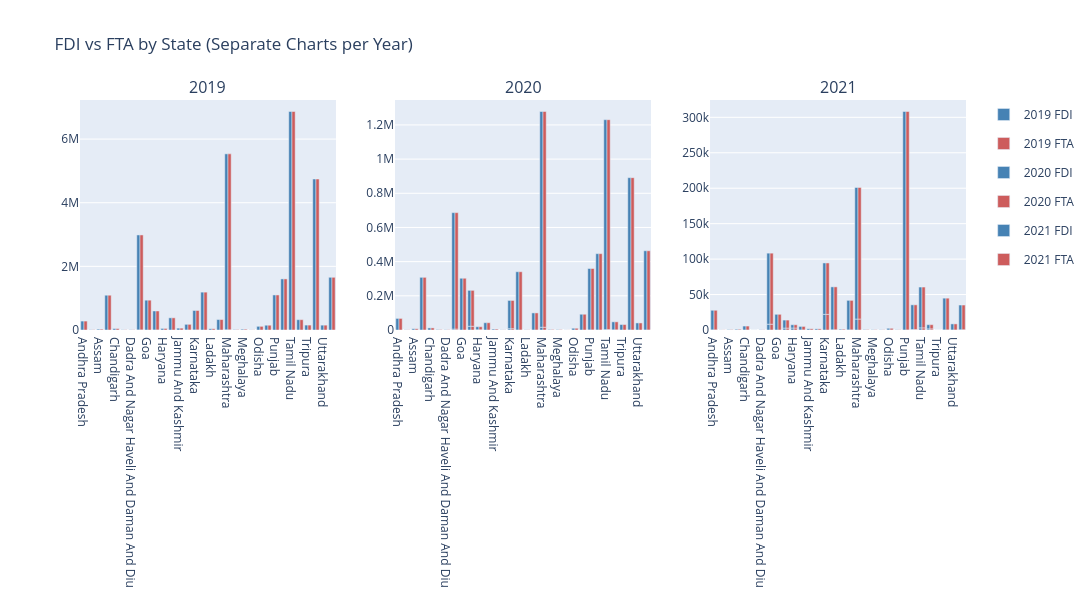

This figure's notebook cell:
### Markdown cell above
### Visualize the FDI-FTA share per State

### Code cell
# create a vizualization of the fdi and fta values for each state (yearly) using plotly express
import pandas as pd
import plotly.express as px
from plotly.subplots import make_subplots
import plotly.graph_objects as go

df = fdi_fta_merged_copy

# Melt into long format
combined = df.melt(
    id_vars=['State/UT'],
    value_vars=['FDI_2019','FDI_2020','FDI_2021','FTA_2019','FTA_2020','FTA_2021'],
    var_name='Indicator',
    value_name='Value'
)

# Extract Year and Type
combined['Year'] = combined['Indicator'].str.extract(r'(\d{4})')
combined['Type'] = combined['Indicator'].str.split('_').str[0]

# Create subplots: one column per year
fig = make_subplots(rows=1, cols=3, subplot_titles=['2019','2020','2021'])

years = ['2019','2020','2021']

for i, year in enumerate(years, start=1):
    subset = combined[combined['Year'] == year]
    # Build grouped bar chart for this year
    fig.add_trace(
        go.Bar(
            x=subset['State/UT'],
            y=subset['Value'],
            name=f"{year} FDI",
            marker_color='steelblue',
            offsetgroup=0,
            legendgroup=f"{year}_FDI"
        ),
        row=1, col=i
    )
    fig.add_trace(
        go.Bar(
            x=subset['State/UT'],
            y=subset['Value'],
            name=f"{year} FTA",
            marker_color='indianred',
            offsetgroup=1,
            legendgroup=f"{year}_FTA"
        ),
        row=1, col=i
    )

fig.update_layout(
    barmode='group',
    title_text='FDI vs FTA by State (Separate Charts per Year)',
    height=600,
    width=1400
)

fig.show()

### Figure 1 — Plotly figure (JSON) as saved in the notebook; plotly's stock layout.template omitted (floating-point values rounded to 4 significant figures)
{"data": [{"legendgroup": "2019_FDI", "marker": {"color": "steelblue"}, "name": "2019 FDI", "offsetgroup": "0", "type": "bar", "x": ["Andhra Pradesh", "Arunachal Pradesh", "Assam", "Bihar", "Chandigarh", "Chhattisgarh", "Dadra And Nagar Haveli And Daman And Diu", "Delhi", "Goa", "Gujarat", "Haryana", "Himachal Pradesh", "Jammu And Kashmir", "Jharkhand", "Karnataka", "Kerala", "Ladakh", "Madhya Pradesh", "Maharashtra", "Manipur", "Meghalaya", "Nagaland", "Odisha", "Puducherry", "Punjab", "Rajasthan", "Tamil Nadu", "Telangana", "Tripura", "Uttar Pradesh", "Uttarakhand", "West Bengal", "Andhra Pradesh", "Arunachal Pradesh", "Assam", "Bihar", "Chandigarh", "Chhattisgarh", "Dadra And Nagar Haveli And Daman And Diu", "Delhi", "Goa", "Gujarat", "Haryana", "Himachal Pradesh", "Jammu And Kashmir", "Jharkhand", "Karnataka", "Kerala", "Ladakh", "Madhya Pradesh", "Maharashtra", "Manipur", "Meghalaya", "Nagaland", "Odisha", "Puducherry", "Punjab", "Rajasthan", "Tamil Nadu", "Telangana", "Tripura", "Uttar Pradesh", "Uttarakhand", "West Bengal"], "xaxis": "x", "y": ["200.97", "0.61", "2.93", "5.54", "3.58", "0.03", "2.94", "3998.49", "64.93", "2591.40", "726.93", "11.91", "NA ", "1852.04", "4288.98", "57.41", "NA ", "75.69", "7556.25", "NA ", "NA ", "NA ", "13.05", "0.45", "96.77", "189.18", "1006.07", "679.86", "NA ", "242.87", "14.69", "190.76", 280356, 7825, 26878, 1093141, 44132, 6817, 7369, 2983436, 937113, 595607, 48046, 382876, 57920, 176043, 608754, 1189771, 38652, 327958, 5528704, 13608, 25813, 5577, 115128, 149919, 1101343, 1605560, 6866327, 323326, 154405, 4745181, 152273, 1656145], "yaxis": "y"}, {"legendgroup": "2019_FTA", "marker": {"color": "indianred"}, "name": "2019 FTA", "offsetgroup": "1", "type": "bar", "x": ["Andhra Pradesh", "Arunachal Pradesh", "Assam", "Bihar", "Chandigarh", "Chhattisgarh", "Dadra And Nagar Haveli And Daman And Diu", "Delhi", "Goa", "Gujarat", "Haryana", "Himachal Pradesh", "Jammu And Kashmir", "Jharkhand", "Karnataka", "Kerala", "Ladakh", "Madhya Pradesh", "Maharashtra", "Manipur", "Meghalaya", "Nagaland", "Odisha", "Puducherry", "Punjab", "Rajasthan", "Tamil Nadu", "Telangana", "Tripura", "Uttar Pradesh", "Uttarakhand", "West Bengal", "Andhra Pradesh", "Arunachal Pradesh", "Assam", "Bihar", "Chandigarh", "Chhattisgarh", "Dadra And Nagar Haveli And Daman And Diu", "Delhi", "Goa", "Gujarat", "Haryana", "Himachal Pradesh", "Jammu And Kashmir", "Jharkhand", "Karnataka", "Kerala", "Ladakh", "Madhya Pradesh", "Maharashtra", "Manipur", "Meghalaya", "Nagaland", "Odisha", "Puducherry", "Punjab", "Rajasthan", "Tamil Nadu", "Telangana", "Tripura", "Uttar Pradesh", "Uttarakhand", "West Bengal"], "xaxis": "x", "y": ["200.97", "0.61", "2.93", "5.54", "3.58", "0.03", "2.94", "3998.49", "64.93", "2591.40", "726.93", "11.91", "NA ", "1852.04", "4288.98", "57.41", "NA ", "75.69", "7556.25", "NA ", "NA ", "NA ", "13.05", "0.45", "96.77", "189.18", "1006.07", "679.86", "NA ", "242.87", "14.69", "190.76", 280356, 7825, 26878, 1093141, 44132, 6817, 7369, 2983436, 937113, 595607, 48046, 382876, 57920, 176043, 608754, 1189771, 38652, 327958, 5528704, 13608, 25813, 5577, 115128, 149919, 1101343, 1605560, 6866327, 323326, 154405, 4745181, 152273, 1656145], "yaxis": "y"}, {"legendgroup": "2020_FDI", "marker": {"color": "steelblue"}, "name": "2020 FDI", "offsetgroup": "0", "type": "bar", "x": ["Andhra Pradesh", "Arunachal Pradesh", "Assam", "Bihar", "Chandigarh", "Chhattisgarh", "Dadra And Nagar Haveli And Daman And Diu", "Delhi", "Goa", "Gujarat", "Haryana", "Himachal Pradesh", "Jammu And Kashmir", "Jharkhand", "Karnataka", "Kerala", "Ladakh", "Madhya Pradesh", "Maharashtra", "Manipur", "Meghalaya", "Nagaland", "Odisha", "Puducherry", "Punjab", "Rajasthan", "Tamil Nadu", "Telangana", "Tripura", "Uttar Pradesh", "Uttarakhand", "West Bengal", "Andhra Pradesh", "Arunachal Pradesh", "Assam", "Bihar", "Chandigarh", "Chhattisgarh", "Dadra And Nagar Haveli And Daman And Diu", "Delhi", "Goa", "Gujarat", "Haryana", "Himachal Pradesh", "Jammu And Kashmir", "Jharkhand", "Karnataka", "Kerala", "Ladakh", "Madhya Pradesh", "Maharashtra", "Manipur", "Meghalaya", "Nagaland", "Odisha", "Puducherry", "Punjab", "Rajasthan", "Tamil Nadu", "Telangana", "Tripura", "Uttar Pradesh", "Uttarakhand", "West Bengal"], "xaxis": "x2", "y": ["85.85", "4.95", "11.19", "45.08", "10.03", "0.00", "5.03", "5471.05", "16.33", "21890.17", "1697.01", "10.92", "0.21", "792.06", "7670.49", "212.27", "0.03", "206.63", "16169.79", "NA ", "NA ", "NA ", "19.76", "58.21", "644.46", "272.22", "2323.46", "1155.49", "0.43", "421.79", "5.30", "415.37", 67591, 961, 7285, 308080, 12218, 2322, 1604, 681230, 302751, 210047, 17474, 42665, 5317, 490, 165325, 340755, 1126, 99819, 1262409, 3139, 2311, 518, 10206, 92080, 359114, 446457, 1228323, 46694, 31877, 890932, 41339, 463285], "yaxis": "y2"}, {"legendgroup": "2020_FTA", "marker": {"color": "indianred"}, "name": "2020 FTA", "offsetgroup": "1", "type": "bar", "x": ["Andhra Pradesh", "Arunachal Pradesh", "Assam", "Bihar", "Chandigarh", "Chhattisgarh", "Dadra And Nagar Haveli And Daman And Diu", "Delhi", "Goa", "Gujarat", "Haryana", "Himachal Pradesh", "Jammu And Kashmir", "Jharkhand", "Karnataka", "Kerala", "Ladakh", "Madhya Pradesh", "Maharashtra", "Manipur", "Meghalaya", "Nagaland", "Odisha", "Puducherry", "Punjab", "Rajasthan", "Tamil Nadu", "Telangana", "Tripura", "Uttar Pradesh", "Uttarakhand", "West Bengal", "Andhra Pradesh", "Arunachal Pradesh", "Assam", "Bihar", "Chandigarh", "Chhattisgarh", "Dadra And Nagar Haveli And Daman And Diu", "Delhi", "Goa", "Gujarat", "Haryana", "Himachal Pradesh", "Jammu And Kashmir", "Jharkhand", "Karnataka", "Kerala", "Ladakh", "Madhya Pradesh", "Maharashtra", "Manipur", "Meghalaya", "Nagaland", "Odisha", "Puducherry", "Punjab", "Rajasthan", "Tamil Nadu", "Telangana", "Tripura", "Uttar Pradesh", "Uttarakhand", "West Bengal"], "xaxis": "x2", "y": ["85.85", "4.95", "11.19", "45.08", "10.03", "0.00", "5.03", "5471.05", "16.33", "21890.17", "1697.01", "10.92", "0.21", "792.06", "7670.49", "212.27", "0.03", "206.63", "16169.79", "NA ", "NA ", "NA ", "19.76", "58.21", "644.46", "272.22", "2323.46", "1155.49", "0.43", "421.79", "5.30", "415.37", 67591, 961, 7285, 308080, 12218, 2322, 1604, 681230, 302751, 210047, 17474, 42665, 5317, 490, 165325, 340755, 1126, 99819, 1262409, 3139, 2311, 518, 10206, 92080, 359114, 446457, 1228323, 46694, 31877, 890932, 41339, 463285], "yaxis": "y2"}, {"legendgroup": "2021_FDI", "marker": {"color": "steelblue"}, "name": "2021 FDI", "offsetgroup": "0", "type": "bar", "x": ["Andhra Pradesh", "Arunachal Pradesh", "Assam", "Bihar", "Chandigarh", "Chhattisgarh", "Dadra And Nagar Haveli And Daman And Diu", "Delhi", "Goa", "Gujarat", "Haryana", "Himachal Pradesh", "Jammu And Kashmir", "Jharkhand", "Karnataka", "Kerala", "Ladakh", "Madhya Pradesh", "Maharashtra", "Manipur", "Meghalaya", "Nagaland", "Odisha", "Puducherry", "Punjab", "Rajasthan", "Tamil Nadu", "Telangana", "Tripura", "Uttar Pradesh", "Uttarakhand", "West Bengal", "Andhra Pradesh", "Arunachal Pradesh", "Assam", "Bihar", "Chandigarh", "Chhattisgarh", "Dadra And Nagar Haveli And Daman And Diu", "Delhi", "Goa", "Gujarat", "Haryana", "Himachal Pradesh", "Jammu And Kashmir", "Jharkhand", "Karnataka", "Kerala", "Ladakh", "Madhya Pradesh", "Maharashtra", "Manipur", "Meghalaya", "Nagaland", "Odisha", "Puducherry", "Punjab", "Rajasthan", "Tamil Nadu", "Telangana", "Tripura", "Uttar Pradesh", "Uttarakhand", "West Bengal"], "xaxis": "x3", "y": ["224.96", "NA ", "4.40", "116.47", "51.37", "0.98", "142.07", "8189.35", "37.12", "2705.52", "2798.48", "137.99", "0.15", "6.43", "22071.94", "347.77", "0.14", "208.53", "15438.63", "NA ", "1.10", "0.01", "95.33", "0.19", "127.01", "707.09", "3003.16", "1606.89", "0.13", "216.97", "103.99", "427.77", 27600, 200, 500, 1000, 5500, 0, 200, 100200, 22100, 11300, 4600, 4900, 1700, 1600, 72500, 60500, 1100, 41600, 185600, 600, 400, 300, 2300, 300, 308100, 34800, 57600, 5900, 0, 44700, 8500, 34800], "yaxis": "y3"}, {"legendgroup": "2021_FTA", "marker": {"color": "indianred"}, "name": "2021 FTA", "offsetgroup": "1", "type": "bar", "x": ["Andhra Pradesh", "Arunachal Pradesh", "Assam", "Bihar", "Chandigarh", "Chhattisgarh", "Dadra And Nagar Haveli And Daman And Diu", "Delhi", "Goa", "Gujarat", "Haryana", "Himachal Pradesh", "Jammu And Kashmir", "Jharkhand", "Karnataka", "Kerala", "Ladakh", "Madhya Pradesh", "Maharashtra", "Manipur", "Meghalaya", "Nagaland", "Odisha", "Puducherry", "Punjab", "Rajasthan", "Tamil Nadu", "Telangana", "Tripura", "Uttar Pradesh", "Uttarakhand", "West Bengal", "Andhra Pradesh", "Arunachal Pradesh", "Assam", "Bihar", "Chandigarh", "Chhattisgarh", "Dadra And Nagar Haveli And Daman And Diu", "Delhi", "Goa", "Gujarat", "Haryana", "Himachal Pradesh", "Jammu And Kashmir", "Jharkhand", "Karnataka", "Kerala", "Ladakh", "Madhya Pradesh", "Maharashtra", "Manipur", "Meghalaya", "Nagaland", "Odisha", "Puducherry", "Punjab", "Rajasthan", "Tamil Nadu", "Telangana", "Tripura", "Uttar Pradesh", "Uttarakhand", "West Bengal"], "xaxis": "x3", "y": ["224.96", "NA ", "4.40", "116.47", "51.37", "0.98", "142.07", "8189.35", "37.12", "2705.52", "2798.48", "137.99", "0.15", "6.43", "22071.94", "347.77", "0.14", "208.53", "15438.63", "NA ", "1.10", "0.01", "95.33", "0.19", "127.01", "707.09", "3003.16", "1606.89", "0.13", "216.97", "103.99", "427.77", 27600, 200, 500, 1000, 5500, 0, 200, 100200, 22100, 11300, 4600, 4900, 1700, 1600, 72500, 60500, 1100, 41600, 185600, 600, 400, 300, 2300, 300, 308100, 34800, 57600, 5900, 0, 44700, 8500, 34800], "yaxis": "y3"}], "layout": {"annotations": [{"font": {"size": 16}, "showarrow": false, "text": "2019", "x": 0.1444, "xanchor": "center", "xref": "paper", "y": 1, "yanchor": "bottom", "yref": "paper"}, {"font": {"size": 16}, "showarrow": false, "text": "2020", "x": 0.5, "xanchor": "center", "xref": "paper", "y": 1, "yanchor": "bottom", "yref": "paper"}, {"font": {"size": 16}, "showarrow": false, "text": "2021", "x": 0.8556, "xanchor": "center", "xref": "paper", "y": 1, "yanchor": "bottom", "yref": "paper"}], "barmode": "group", "height": 600, "title": {"text": "FDI vs FTA by State (Separate Charts per Year)"}, "width": 1400, "xaxis": {"anchor": "y", "domain": [0, 0.2889]}, "xaxis2": {"anchor": "y2", "domain": [0.3556, 0.6444]}, "xaxis3": {"anchor": "y3", "domain": [0.7111, 1]}, "yaxis": {"anchor": "x", "domain": [0, 1]}, "yaxis2": {"anchor": "x2", "domain": [0, 1]}, "yaxis3": {"anchor": "x3", "domain": [0, 1]}}}
